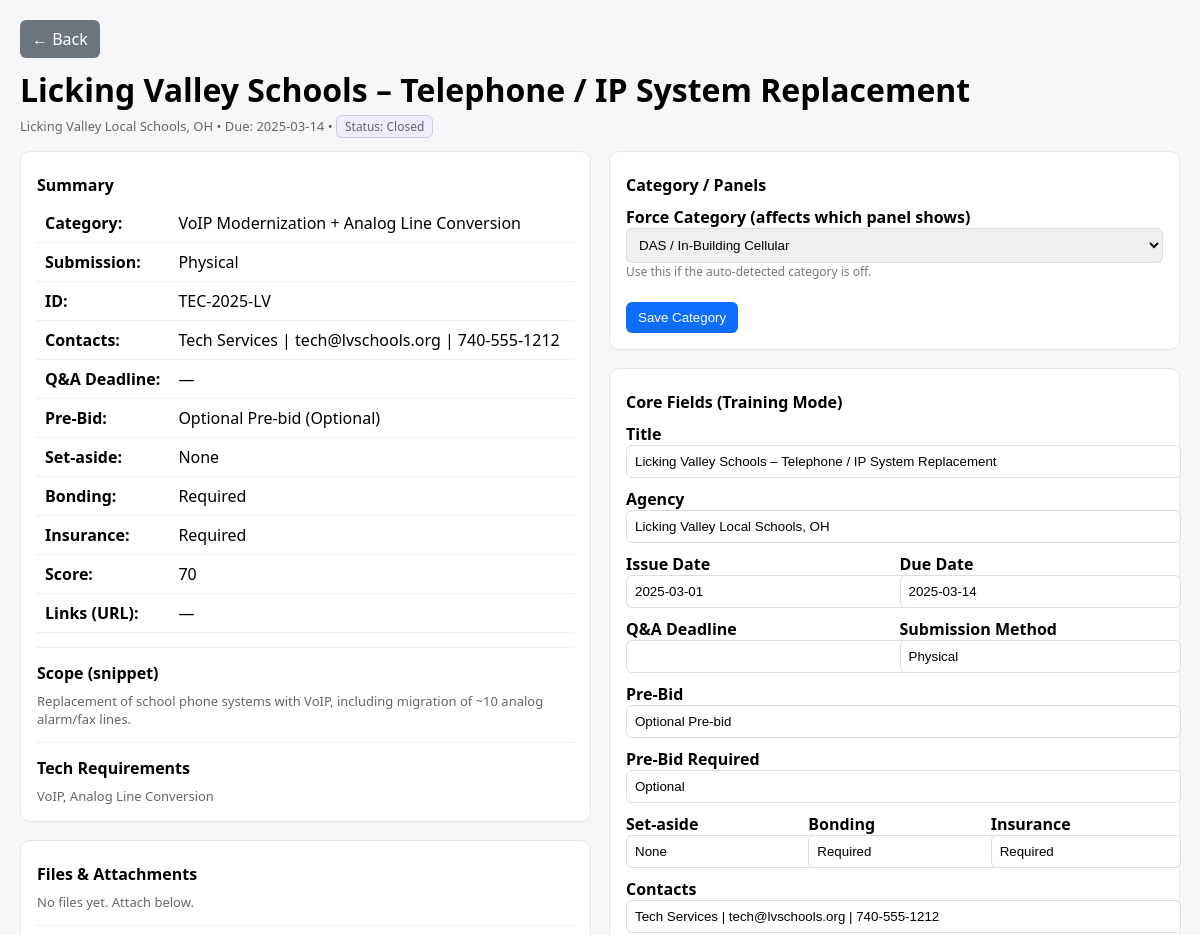
The page /opportunity/30 (upper part) on the database as committed earlier.
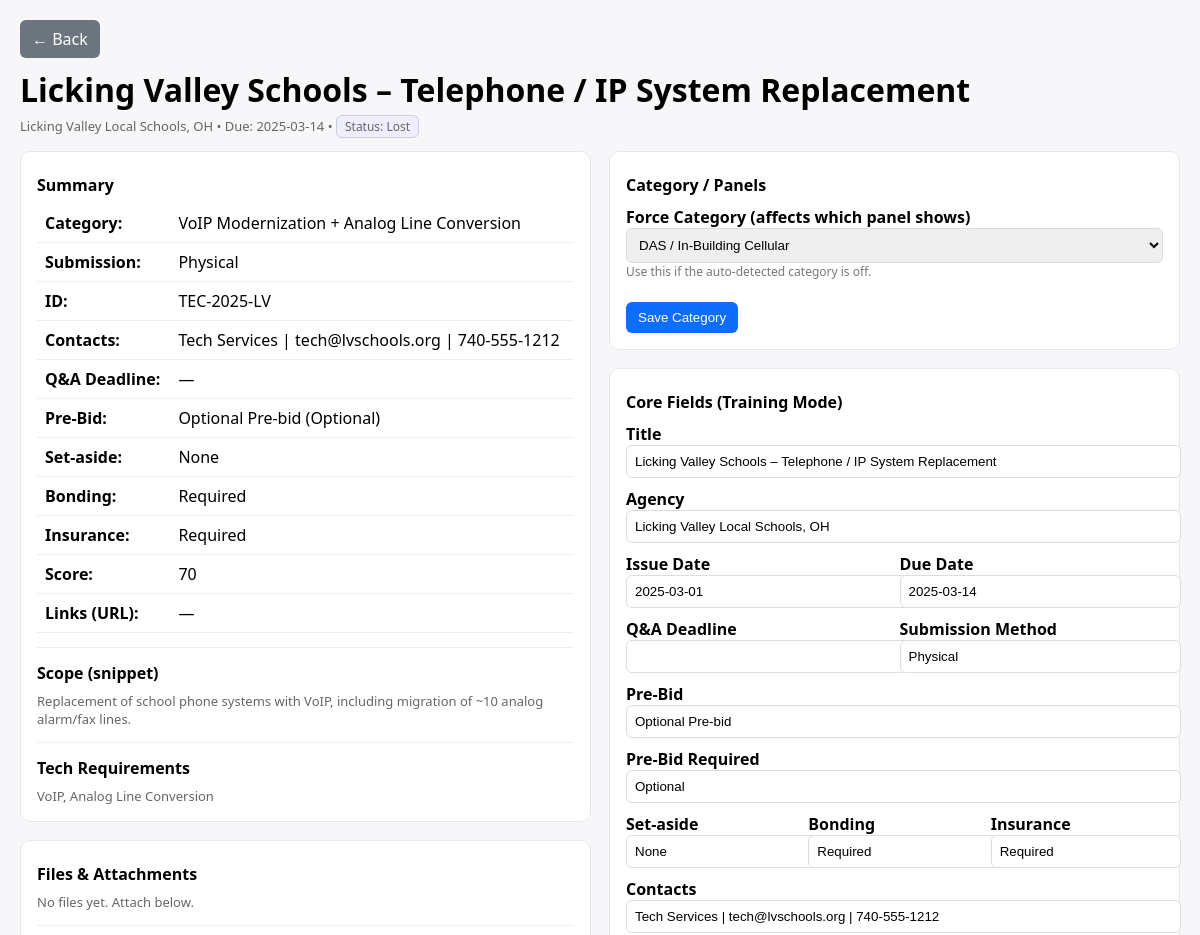
The same page on the database as committed later.
### tables this page shows
CREATE TABLE opportunities (
            id INTEGER PRIMARY KEY AUTOINCREMENT,
            title TEXT,
            agency TEXT,
            source TEXT,
            solicitation_id TEXT,
            issue_date TEXT,
            due_date TEXT,
            category TEXT,
            url TEXT,
            budget REAL,
            budget_published REAL,
            my_costs REAL,
            capital_outlay REAL,
            summary TEXT,
            scope_of_work TEXT,
            requirements TEXT,
            poc TEXT,
            location TEXT,
            terms TEXT,
            critical_reqs TEXT,
            raw_text TEXT,
            ai_score INTEGER,
            human_score INTEGER,
            reasons TEXT,
            status TEXT,
            equipment_cost REAL,
            labor_cost REAL,
            admin_cost REAL,
            total_cost REAL,
            suggested_bid REAL,
            profit_margin REAL
        , contacts TEXT, submission_method TEXT, qna_deadline TEXT, prebid TEXT, prebid_required TEXT, set_aside TEXT, bonding TEXT, insurance TEXT, scope_summary TEXT, tech_requirements TEXT, external_id TEXT, system_type TEXT, coverage_goal TEXT, vendor TEXT, distributor TEXT, area_sqft REAL, rf_notes TEXT, extra_json TEXT);

CREATE TABLE scores (
            id INTEGER PRIMARY KEY AUTOINCREMENT,
            opp_id INTEGER,
            ai_score INTEGER,
            human_score INTEGER,
            reasons TEXT
        , score INTEGER);

### app.py (the view)
@app.route("/opportunity/<int:opp_id>")
def opportunity_detail(opp_id):
    opp = _get_opportunity(opp_id)
    if not opp:
        abort(404)
    atts = _list_attachments(opp_id)
    if not opp.get("system_type") and ("public safety" in (opp.get("category","").lower())):
        opp["system_type"] = "Public Safety DAS"
    opp["extra"] = _parse_json(opp.get("extra_json"))
    return render_template("opportunity.html", o=opp, attachments=atts, training_mode=session.get("training_mode", True))

### app.py (called while the page is built)
def get_db():
    conn = sqlite3.connect(DB_FILE)
    conn.row_factory = sqlite3.Row
    return conn

def _parse_json(s, default=None):
    if not s:
        return default if default is not None else {}
    try:
        return json.loads(s)
    except Exception:
        return default if default is not None else {}

@app.before_request
def set_mode():
    if "training_mode" not in session:
        session["training_mode"] = True

def _get_opportunity(opp_id):
    conn = get_db()
    cur = conn.cursor()
    cur.execute("SELECT o.*, s.score FROM opportunities o LEFT JOIN scores s ON o.id = s.opp_id WHERE o.id=?", (opp_id,))
    row = cur.fetchone()
    conn.close()
    return dict(row) if row else None

def _list_attachments(opp_id):
    conn = get_db()
    cur = conn.cursor()
    cur.execute("SELECT * FROM attachments WHERE opp_id=? ORDER BY created_at DESC", (opp_id,))
    rows = [dict(r) for r in cur.fetchall()]
    conn.close()
    return rows

### templates/opportunity.html (shortened to what this page needs)
<!doctype html>
<html>
<head>
</head>
<body>
  <a class="btn btn-secondary" href="{{ url_for('index') }}">← Back</a>
  <h1 style="margin-top:10px;">{{ o['title'] or 'Opportunity' }}</h1>
  <div class="muted">
    {{ o['agency'] or '—' }} • Due: {{ o['due_date'] or '—' }} •
    <span class="badge">Status: {{ o['status'] }}</span>
  </div>
  <div class="grid" style="margin-top:16px;">
    <div class="stack">
      <div class="card">
        <div class="section-title">Summary</div>
        <table>
          <tr><td><strong>Category:</strong></td><td>{{ o['category'] or '—' }}</td></tr>
          <tr><td><strong>Submission:</strong></td><td>{{ o['submission_method'] or '—' }}</td></tr>
          <tr><td><strong>ID:</strong></td><td>{{ o['external_id'] or '—' }}</td></tr>
          <tr><td><strong>Contacts:</strong></td><td>{{ o['contacts'] or '—' }}</td></tr>
          <tr><td><strong>Q&A Deadline:</strong></td><td>{{ o['qna_deadline'] or '—' }}</td></tr>
          <tr><td><strong>Pre-Bid:</strong></td>
              <td>{{ o['prebid'] or '—' }} {% if o['prebid_required'] %} ({{ o['prebid_required'] }}){% endif %}</td></tr>
          <tr><td><strong>Set-aside:</strong></td><td>{{ o['set_aside'] or '—' }}</td></tr>
          <tr><td><strong>Bonding:</strong></td><td>{{ o['bonding'] or '—' }}</td></tr>
          <tr><td><strong>Insurance:</strong></td><td>{{ o['insurance'] or '—' }}</td></tr>
          <tr><td><strong>Score:</strong></td><td>{{ o['score'] if o['score'] is not none else '—' }}</td></tr>
          <tr><td><strong>Links (URL):</strong></td><td>{{ o['url'] or '—' }}</td></tr>
        </table>
        <div class="divider"></div>
        <div class="section-title">Scope (snippet)</div>
        <div class="muted">{{ (o['scope_summary'] or '—') }}</div>
        <div class="divider"></div>
        <div class="section-title">Tech Requirements</div>
        <div class="muted">{{ o['tech_requirements'] or '—' }}</div>
      </div>
      <div class="card">
        <div class="section-title">Files & Attachments</div>
        {% if attachments %}
        <table>
          <thead><tr><th>File</th><th>Size</th><th>Actions</th></tr></thead>
          <tbody>
            {% for a in attachments %}
            <tr>
              <td>
                <div><strong>{{ a['original_name'] }}</strong></div>
                {% if a['source_url'] %}
                  <div class="muted">Source: <a href="{{ a['source_url'] }}" target="_blank">{{ a['source_url'] }}</a></div>
                {% endif %}
                {% if a['note'] %}<div class="muted">{{ a['note'] }}</div>{% endif %}
              </td>
              <td>{{ (a['size'] or 0) | int }} bytes</td>
              <td>
                <a class="btn" href="{{ url_for('attachment_download', att_id=a['id']) }}">Download</a>
                <a class="btn btn-danger" href="{{ url_for('attachment_delete', att_id=a['id']) }}" onclick="return confirm('Delete this file?')">Delete</a>
              </td>
            </tr>
            {% endfor %}
          </tbody>
        </table>
        {% else %}
          <div class="muted">No files yet. Attach below.</div>
        {% endif %}
        <div class="divider"></div>
      </div>
    </div>
    <div class="stack">
      <div class="card">
        <div class="section-title">Category / Panels</div>
        <form method="POST" action="{{ url_for('opportunity_set_category', opp_id=o['id']) }}">
          <label>Force Category (affects which panel shows)</label>
          <select name="category">
            {% set current = o['category'] or '' %}
            {% for opt in [
              'DAS / In-Building Cellular',
              'POTS Replacement / Analog Modernization',
              'VoIP / Telephony',
              'CCTV / Camera / ALPR',
              'Uploaded RFP'
            ] %}
              <option value="{{ opt }}" {% if opt==current %}selected{% endif %}>{{ opt }}</option>
            {% endfor %}
          </select>
          <div class="hint">Use this if the auto-detected category is off.</div>
          <br><button class="btn" type="submit">Save Category</button>
        </form>
      </div>
      {% if training_mode %}
      <div class="card">
        <div class="section-title">Core Fields (Training Mode)</div>
        <form method="POST" action="{{ url_for('opportunity_update_core', opp_id=o['id']) }}">
          <label>Title</label>
          <input type="text" name="title" value="{{ o['title'] or '' }}">
          <label>Agency</label>
          <input type="text" name="agency" value="{{ o['agency'] or '' }}">
          <div class="row">
            <div style="flex:1">
              <label>Issue Date</label>
              <input type="text" name="issue_date" value="{{ o['issue_date'] or '' }}">
            </div>
            <div style="flex:1">
              <label>Due Date</label>
              <input type="text" name="due_date" value="{{ o['due_date'] or '' }}">
            </div>
          </div>
          <div class="row">
            <div style="flex:1">
              <label>Q&A Deadline</label>
              <input type="text" name="qna_deadline" value="{{ o['qna_deadline'] or '' }}">
            </div>
            <div style="flex:1">
              <label>Submission Method</label>
              <input type="text" name="submission_method" value="{{ o['submission_method'] or '' }}">
            </div>
          </div>
          <label>Pre-Bid</label>
          <input type="text" name="prebid" value="{{ o['prebid'] or '' }}">
          <label>Pre-Bid Required</label>
          <input type="text" name="prebid_required" value="{{ o['prebid_required'] or '' }}">
          <div class="row">
            <div style="flex:1">
              <label>Set-aside</label>
              <input type="text" name="set_aside" value="{{ o['set_aside'] or '' }}">
            </div>
            <div style="flex:1">
              <label>Bonding</label>
              <input type="text" name="bonding" value="{{ o['bonding'] or '' }}">
            </div>
            <div style="flex:1">
              <label>Insurance</label>
              <input type="text" name="insurance" value="{{ o['insurance'] or '' }}">
            </div>
          </div>
          <label>Contacts</label>
          <input type="text" name="contacts" value="{{ o['contacts'] or '' }}">
          <br><button class="btn" type="submit">Save Core Fields</button>
        </form>
      </div>
      {% endif %}
    </div>
  </div>
</body>
</html>

### templates/opportunity.html (style rules this page uses)
body { font-family:system-ui,Arial;margin:20px;background:#f7f7f9; }
h1 { margin:0 0 6px 0; }
.muted { color:#666;font-size:13px; }
.badge { padding:2px 8px;border-radius:6px;font-size:12px;background:#eef;border:1px solid #ccd; }
.btn { display:inline-block;padding:8px 12px;border-radius:6px;text-decoration:none;background:#0d6efd;color:#fff;border:0;cursor:pointer; }
.btn-secondary { background:#6c757d; }
.card { background:#fff;border:1px solid #e5e7eb;border-radius:10px;padding:16px; }
.grid { display:grid;grid-template-columns:1fr 1fr;gap:18px;align-items:start; }
.stack { display:flex;flex-direction:column;gap:18px; }
table { width:100%;border-collapse:collapse; }
th,td { border-bottom:1px solid #eee;padding:8px;vertical-align:top; }
label { display:block;margin-top:10px;font-weight:600; }
input[type=text],input[type=url],input[type=number],select,textarea { width:100%;padding:8px;border:1px solid #ddd;border-radius:6px; }
.section-title { font-weight:700;margin:6px 0 8px 0; }
.row { display:flex;gap:10px;align-items:center;flex-wrap:wrap; }
.divider { height:1px;background:#eee;margin:14px 0; }
.hint { font-size:12px;color:#777; }

Rows that differ between the two databases and show on the page:
changed opportunities "Licking Valley Schools – Telephone / IP System Replacement": status "Closed" → "Lost"
